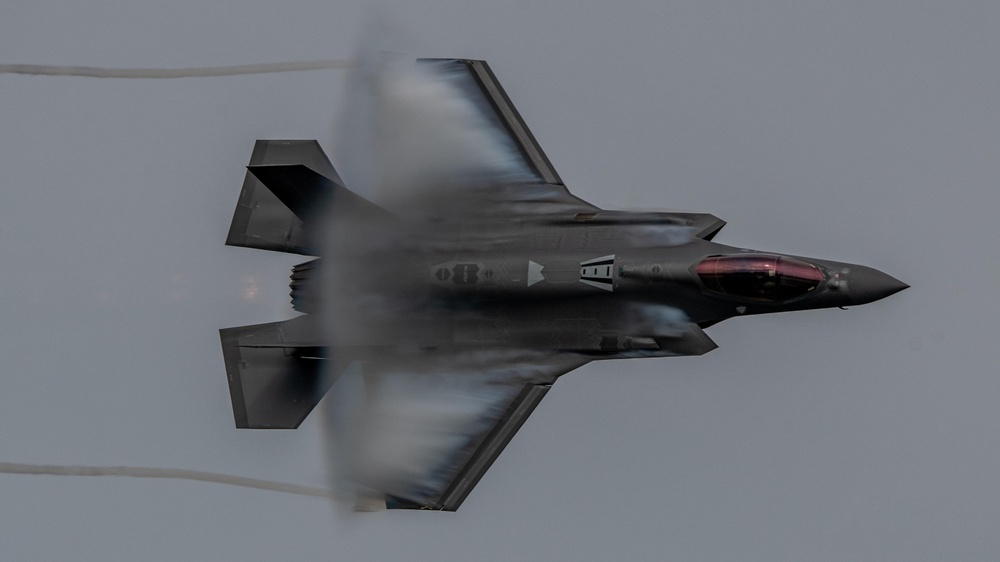
#> input picture dip_lab/img_1.jpg, 1000 x 562 px, shrunk from 5120 x 2880 before the run
$ python lab_1.py
#> lines starting #> are read from the running program, lines starting #| are printed output that depends on the picture
# Implementation of some basic gray-level/intensity transformations
# a. negative image
# b. log transformation
# c. power-law (gamma) transformation

import os
from PIL import Image
import math

def negative_image(image):
    width, height = image.size
    negative = Image.new("RGB", (width, height))
    pixels = image.load()
    out_pixels = negative.load()

    for y in range(height):
        for x in range(width):
            r, g, b = pixels[x,y]
            out_pixels[x,y] = (255 - r, 255 - g, 255 - b)
    return negative


def log_transformation(image):
    width, height = image.size
    log_image = Image.new("RGB", (width, height))
    pixels = image.load()
    out_pixels = log_image.load()

    c = 255 / math.log(1 + 255)

    for y in range(height):
        for x in range(width):
            r, g, b = pixels[x,y]
            s_r = c * math.log(1 + r)
            s_g = c * math.log(1 + g)
            s_b = c * math.log(1 + b)
            out_pixels[x,y] = (int(s_r), int(s_g), int(s_b))
    return log_image


def power_law_gamma_transformation(image, gamma):
    width, height = image.size
    power_law_gamma_image = Image.new("RGB", (width, height))
    pixels = image.load()
    out_pixels = power_law_gamma_image.load()

    c = 255 / (255 ** gamma)

    for y in range(height):
        for x in range(width):
            r, g, b = pixels[x,y]
            s_r = c * (r ** gamma)
            s_g = c * (g ** gamma)
            s_b = c * (b ** gamma)
            out_pixels[x,y] = (int(s_r), int(s_g), int(s_b))

    return power_law_gamma_image

def main():
    # load image
    original_image = Image.open("img_1.jpg").convert("RGB")
#> original_image is the input picture: PIL image 1000x562 RGB; mean R, G, B 110.3, 114, 121

    # create transformations
    neg_image = negative_image(original_image)
#> in negative_image, `negative = Image.new("RGB", (width, height))`: negative: PIL image 1000x562 RGB; every value is 0
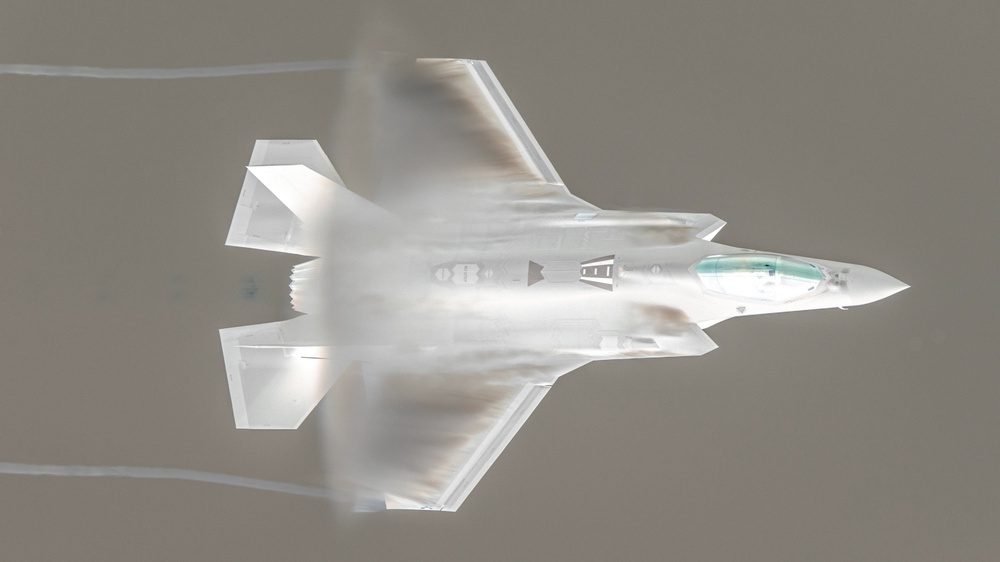
#> neg_image: PIL image 1000x562 RGB; mean R, G, B 144.7, 141, 134
    log_image = log_transformation(original_image)
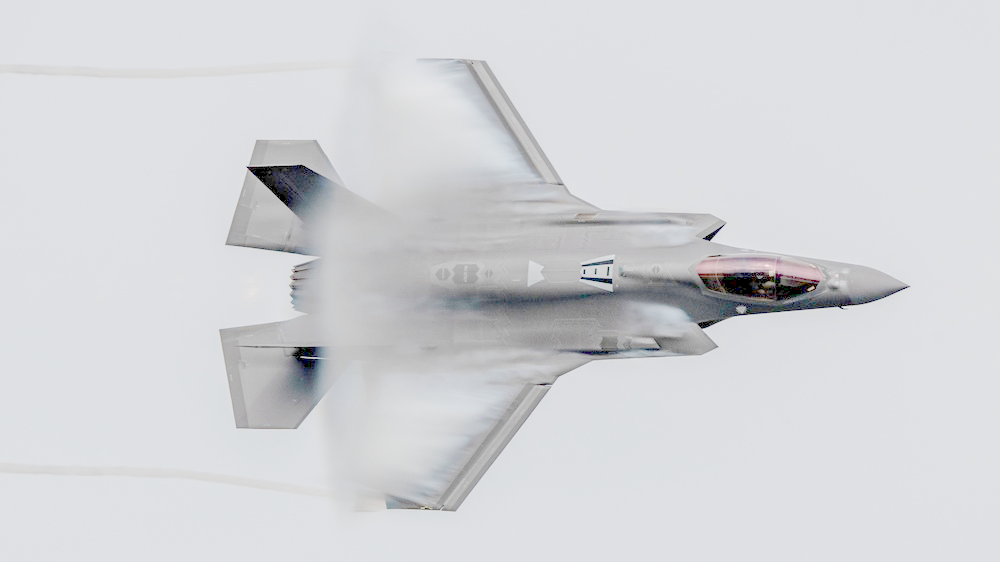
#> log_image: PIL image 1000x562 RGB; mean R, G, B 211.7, 213.1, 215.8
    power_law_gamma_image = power_law_gamma_transformation(original_image, 0.5)
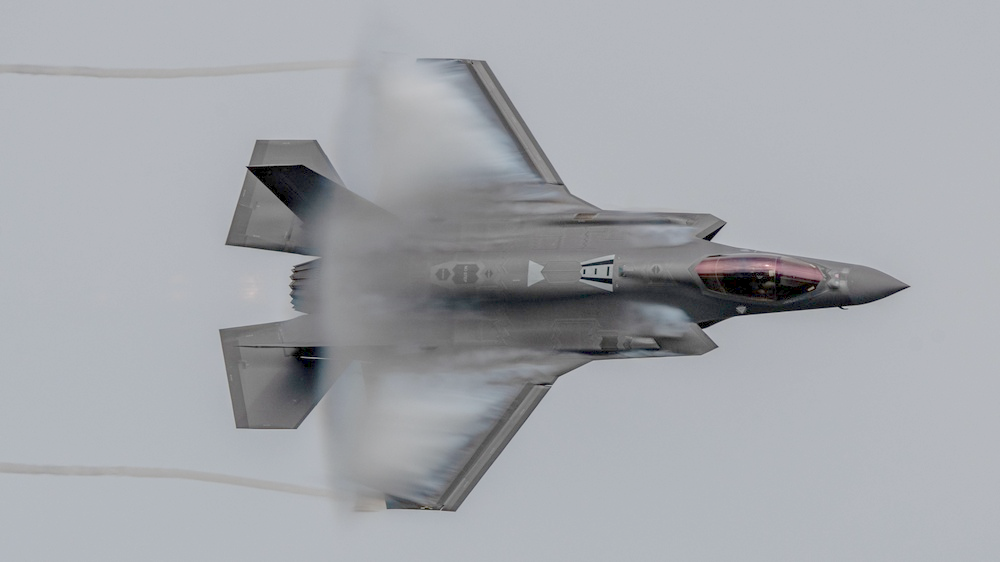
#> power_law_gamma_image: PIL image 1000x562 RGB; mean R, G, B 164.1, 166.8, 171.8

    # save outputs
    output_folder = "out_put_images"
    os.makedirs(output_folder, exist_ok=True)

    neg_image.save(os.path.join(output_folder, "negative_image.jpg"))
    log_image.save(os.path.join(output_folder, "log_transformed.jpg"))
    power_law_gamma_image.save(os.path.join(output_folder, "gamma_transformed.jpg"))

    print("All transformations completed successfully.")


if __name__ == "__main__":
    main()

$ run again, with dip_lab/img_2.jpg copied over dip_lab/img_1.jpg
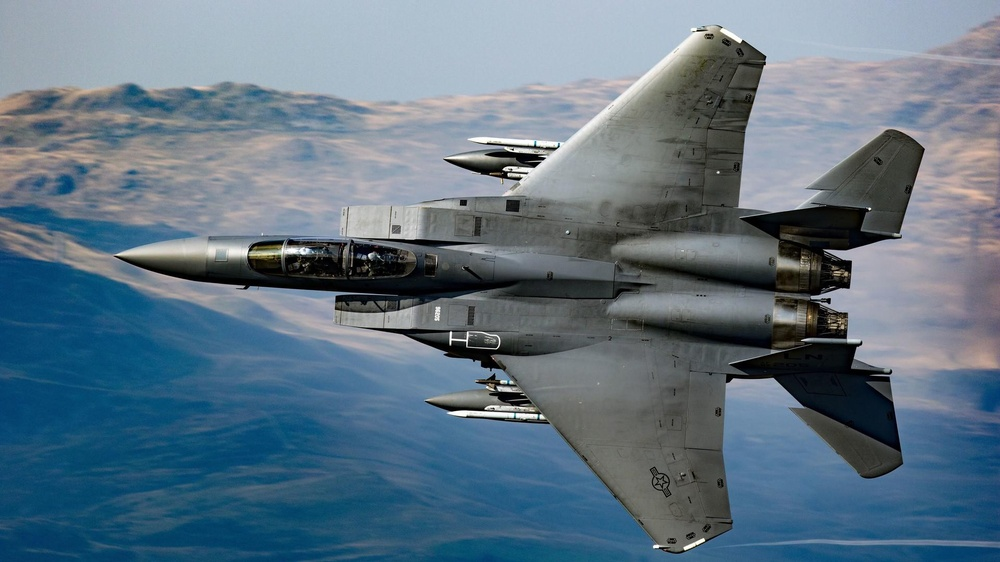
#> input picture dip_lab/img_2.jpg, 1000 x 562 px, shrunk from 1920 x 1080 before the run
#> in main, original_image is the input picture: PIL image 1000x562 RGB; mean R, G, B 96.4, 116.5, 131.6
#> negative: PIL image 1000x562 RGB; every value is 0
#> in main, `log_image = log_transformation(original_image)`:
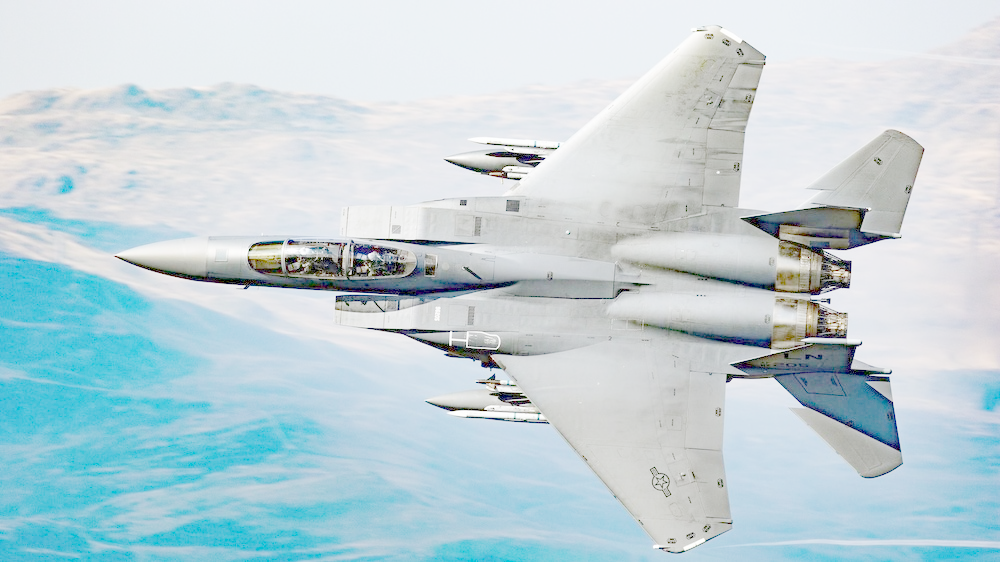
#> log_image: PIL image 1000x562 RGB; mean R, G, B 192.6, 211.4, 217.5
#> in main, `power_law_gamma_image = power_law_gamma_transformation(original_image,..`:
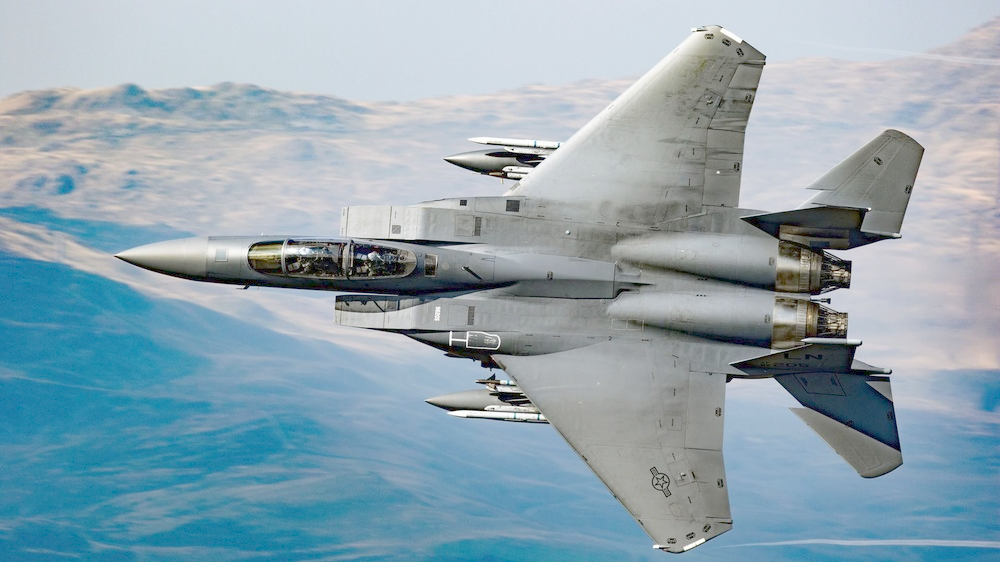
#> power_law_gamma_image: PIL image 1000x562 RGB; mean R, G, B 144.9, 166.5, 177.6
